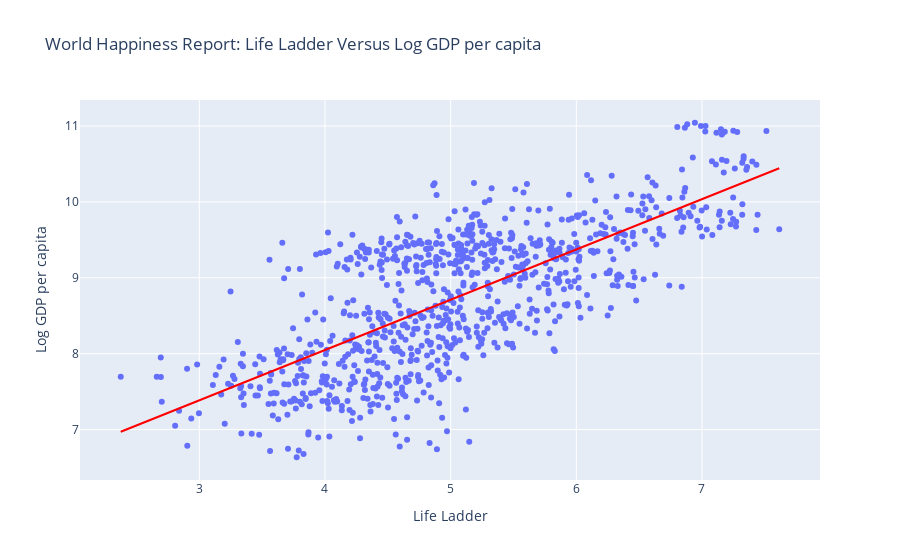
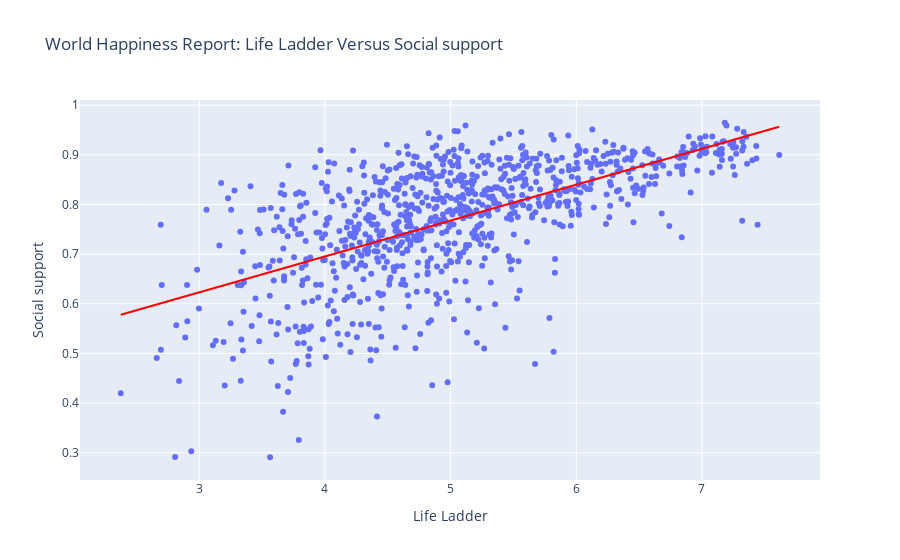
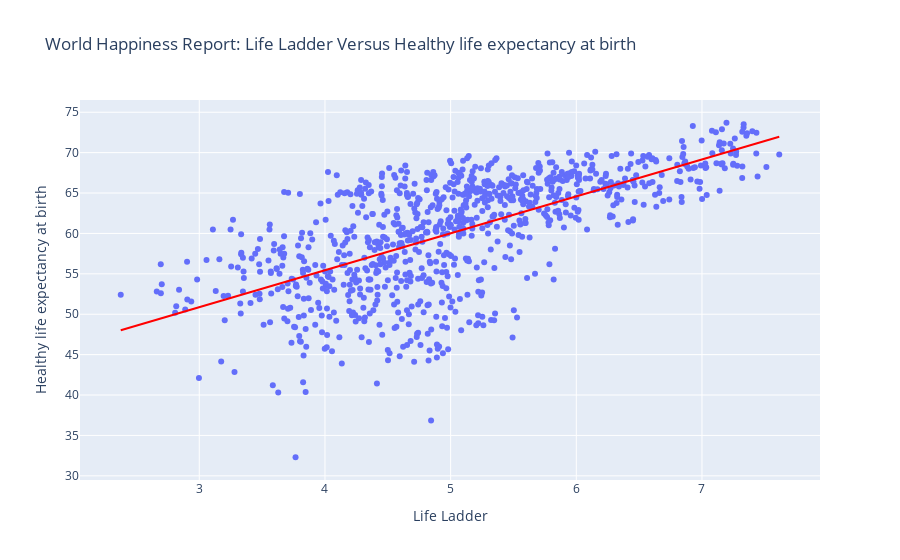
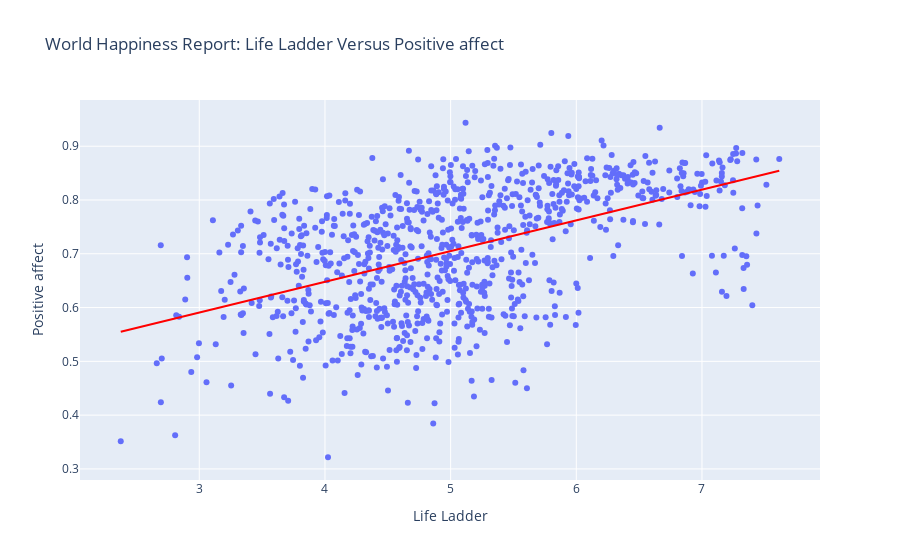

Notebook source saved alongside these figures, in order:
### Code cell
#Use the interesting variables with correlations greater than 0.5 magnitude to construct scatter plots with regression line

variables = ['year','Life Ladder','Log GDP per capita','Social support','Healthy life expectancy at birth',
             'Freedom to make life choices','Generosity','Perceptions of corruption','Positive affect','Negative affect']
i = 0
useful_vars = []
for var1 in variables:
    for var2 in variables[i:]:
        if var1 != var2:
            if (corr_table[var1][var2] > 0.50) or (corr_table[var1][var2] < -0.50): 
                fig = px.scatter(df_merge, x = var1 , y= var2, trendline="ols",
                        title= "World Happiness Report: "+var1+" Versus "+var2)
                fig.data[1].line.color = 'red'
                pio.write_html(fig, 
                "C:/Users/Martin/Documents/GitHub/World-Happiness-Data/Martin_Alvarez-Kuglen/scatterplots/"+var1.replace(' ','_')+"_v_"+var2.replace(' ','_')+'.html', 
                full_html=False)

                fig.show()
                useful_vars.append((var1,var2,corr_table[var1][var2]))
    i = i+1

### Figure 1 — Plotly figure (JSON) as saved in the notebook; plotly's stock layout.template omitted (floating-point values rounded to 4 significant figures; data arrays with more than 128 entries replaced by an {"elided": "..."} marker saying what was removed)
{"data": [{"hovertemplate": "Life Ladder=%{x}<br>Log GDP per capita=%{y}<extra></extra>", "legendgroup": "", "marker": {"color": "#636efa", "symbol": "circle"}, "mode": "markers", "name": "", "orientation": "v", "showlegend": false, "type": "scatter", "x": {"elided": "911 float values"}, "xaxis": "x", "y": {"elided": "911 float values"}, "yaxis": "y"}, {"hovertemplate": "<b>OLS trendline</b><br>Log GDP per capita = 0.662456 * Life Ladder + 5.3985<br>R<sup>2</sup>=0.525304<br><br>Life Ladder=%{x}<br>Log GDP per capita=%{y} <b>(trend)</b><extra></extra>", "legendgroup": "", "line": {"color": "red"}, "marker": {"color": "#636efa", "symbol": "circle"}, "mode": "lines", "name": "", "showlegend": false, "type": "scatter", "x": {"elided": "902 float values"}, "xaxis": "x", "y": {"elided": "902 float values"}, "yaxis": "y"}], "layout": {"legend": {"tracegroupgap": 0}, "title": {"text": "World Happiness Report: Life Ladder Versus Log GDP per capita"}, "xaxis": {"anchor": "y", "domain": [0, 1], "title": {"text": "Life Ladder"}}, "yaxis": {"anchor": "x", "domain": [0, 1], "title": {"text": "Log GDP per capita"}}}}

### Figure 2 — Plotly figure (JSON) as saved in the notebook; plotly's stock layout.template omitted (floating-point values rounded to 4 significant figures; data arrays with more than 128 entries replaced by an {"elided": "..."} marker saying what was removed)
{"data": [{"hovertemplate": "Life Ladder=%{x}<br>Social support=%{y}<extra></extra>", "legendgroup": "", "marker": {"color": "#636efa", "symbol": "circle"}, "mode": "markers", "name": "", "orientation": "v", "showlegend": false, "type": "scatter", "x": {"elided": "911 float values"}, "xaxis": "x", "y": {"elided": "911 float values"}, "yaxis": "y"}, {"hovertemplate": "<b>OLS trendline</b><br>Social support = 0.0722476 * Life Ladder + 0.406269<br>R<sup>2</sup>=0.380328<br><br>Life Ladder=%{x}<br>Social support=%{y} <b>(trend)</b><extra></extra>", "legendgroup": "", "line": {"color": "red"}, "marker": {"color": "#636efa", "symbol": "circle"}, "mode": "lines", "name": "", "showlegend": false, "type": "scatter", "x": {"elided": "909 float values"}, "xaxis": "x", "y": {"elided": "909 float values"}, "yaxis": "y"}], "layout": {"legend": {"tracegroupgap": 0}, "title": {"text": "World Happiness Report: Life Ladder Versus Social support"}, "xaxis": {"anchor": "y", "domain": [0, 1], "title": {"text": "Life Ladder"}}, "yaxis": {"anchor": "x", "domain": [0, 1], "title": {"text": "Social support"}}}}

### Figure 3 — Plotly figure (JSON) as saved in the notebook; plotly's stock layout.template omitted (floating-point values rounded to 4 significant figures; data arrays with more than 128 entries replaced by an {"elided": "..."} marker saying what was removed)
{"data": [{"hovertemplate": "Life Ladder=%{x}<br>Healthy life expectancy at birth=%{y}<extra></extra>", "legendgroup": "", "marker": {"color": "#636efa", "symbol": "circle"}, "mode": "markers", "name": "", "orientation": "v", "showlegend": false, "type": "scatter", "x": {"elided": "911 float values"}, "xaxis": "x", "y": {"elided": "911 float values"}, "yaxis": "y"}, {"hovertemplate": "<b>OLS trendline</b><br>Healthy life expectancy at birth = 4.57206 * Life Ladder + 37.1579<br>R<sup>2</sup>=0.435782<br><br>Life Ladder=%{x}<br>Healthy life expectancy at birth=%{y} <b>(trend)</b><extra></extra>", "legendgroup": "", "line": {"color": "red"}, "marker": {"color": "#636efa", "symbol": "circle"}, "mode": "lines", "name": "", "showlegend": false, "type": "scatter", "x": {"elided": "911 float values"}, "xaxis": "x", "y": {"elided": "911 float values"}, "yaxis": "y"}], "layout": {"legend": {"tracegroupgap": 0}, "title": {"text": "World Happiness Report: Life Ladder Versus Healthy life expectancy at birth"}, "xaxis": {"anchor": "y", "domain": [0, 1], "title": {"text": "Life Ladder"}}, "yaxis": {"anchor": "x", "domain": [0, 1], "title": {"text": "Healthy life expectancy at birth"}}}}

### Figure 4 — Plotly figure (JSON) as saved in the notebook; plotly's stock layout.template omitted (floating-point values rounded to 4 significant figures; data arrays with more than 128 entries replaced by an {"elided": "..."} marker saying what was removed)
{"data": [{"hovertemplate": "Life Ladder=%{x}<br>Positive affect=%{y}<extra></extra>", "legendgroup": "", "marker": {"color": "#636efa", "symbol": "circle"}, "mode": "markers", "name": "", "orientation": "v", "showlegend": false, "type": "scatter", "x": {"elided": "911 float values"}, "xaxis": "x", "y": {"elided": "911 float values"}, "yaxis": "y"}, {"hovertemplate": "<b>OLS trendline</b><br>Positive affect = 0.0570747 * Life Ladder + 0.419589<br>R<sup>2</sup>=0.256855<br><br>Life Ladder=%{x}<br>Positive affect=%{y} <b>(trend)</b><extra></extra>", "legendgroup": "", "line": {"color": "red"}, "marker": {"color": "#636efa", "symbol": "circle"}, "mode": "lines", "name": "", "showlegend": false, "type": "scatter", "x": {"elided": "904 float values"}, "xaxis": "x", "y": {"elided": "904 float values"}, "yaxis": "y"}], "layout": {"legend": {"tracegroupgap": 0}, "title": {"text": "World Happiness Report: Life Ladder Versus Positive affect"}, "xaxis": {"anchor": "y", "domain": [0, 1], "title": {"text": "Life Ladder"}}, "yaxis": {"anchor": "x", "domain": [0, 1], "title": {"text": "Positive affect"}}}}
